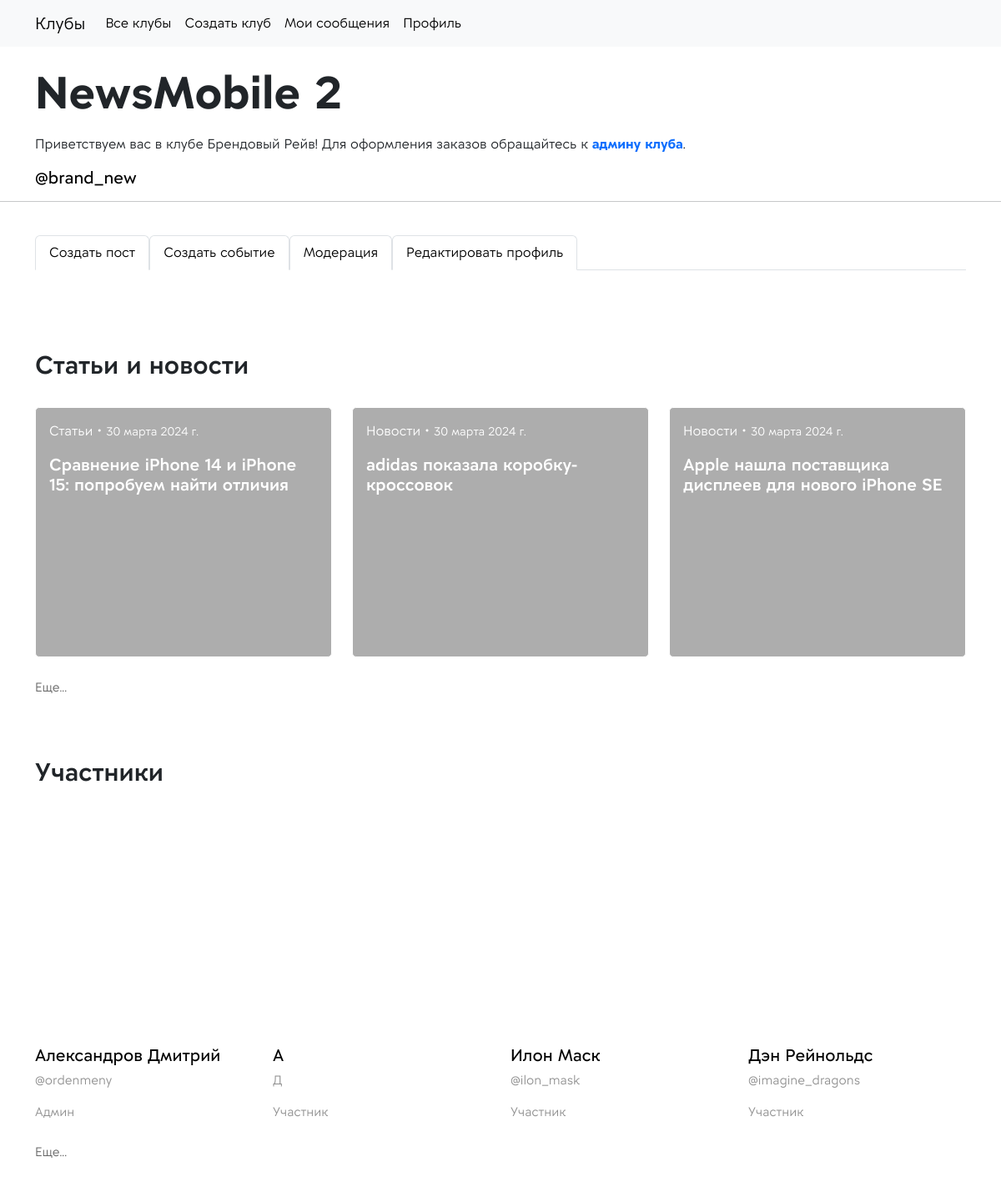
Screenshot of /brendovyij-rejv/profile-club/ (signed in) with the database file from the repository.
### app_clubs/models.py (models this page shows)
class BaseModel(models.Model):
    format_choices = [
        ("Онлайн", "Онлайн"),
        ("Офлайн", "Офлайн"),
    ]
    title = models.CharField(max_length=128, verbose_name='Заголовок')
    slug = models.SlugField(max_length=128, db_index=True, null=False, blank=True, unique=True)
    club = models.ForeignKey("Club", on_delete=models.SET_NULL, null=True, blank=True)
    def __str__(self):
        return self.title
    class Meta:
        abstract = True

class Club(BaseModel):
    club = None
    title = models.CharField(max_length=128, verbose_name='Название')
    admins = models.ManyToManyField(get_user_model(), related_name='clubsadmins')
    not_approved = models.ManyToManyField(get_user_model(), related_name='notapproved', null=True, blank=True)
    description = models.TextField(blank=True, null=True, verbose_name='Информация о клубе')
    short_desc = CKEditor5Field(blank=True, null=True, verbose_name="Доп.информация о клубе", config_name='extends')
    moderate = models.BooleanField(default=False, verbose_name='Модерировать')
    image = models.FileField(upload_to='uploads/%Y/%m/%d/', default=None, null=True, blank=True,
                             verbose_name='Изображение')
    tg = models.CharField(max_length=256, null=True, blank=True, verbose_name='Телеграм')
    cat = models.CharField(max_length=64, choices=cats, verbose_name='Направления', null=True)
    class Meta:
        verbose_name_plural = 'Клубы'

class ModelPost(BaseModel):
    type_content_choices = [
        ('news', 'Новости'),
        ('article', 'Статьи'),
    ]
    text = CKEditor5Field(blank=True, null=True, verbose_name="Текст", config_name='extends')
    image = models.FileField(upload_to='uploads/posts/', default=None, null=True, blank=True,
                             verbose_name='Изображение')
    datetime = models.DateField(blank=True, null=True, default=datetime.date.today)
    type_content = models.CharField(max_length=32, choices=type_content_choices, verbose_name='Тип поста', null=True, blank=True)
    author = models.ForeignKey(get_user_model(), on_delete=models.SET_NULL, null=True, blank=True)
    class Meta:
        verbose_name_plural = 'Посты'
        ordering = ['-datetime']

### users/models.py (models this page shows)
class User(AbstractUser):
    fio = models.CharField(max_length=64, verbose_name='ФИО', null=True, blank=False)
    clubs = models.ManyToManyField("app_clubs.Club", related_name='members_clubs')
    image = models.FileField(upload_to='uploads/users/%Y/%m/%d/', default='uploads/users/user_no_photo.jpg', null=True, blank=True, verbose_name='Аватарка',)
    tg = models.CharField(max_length=128, verbose_name="Имя пользователя в телеграм", null=True, blank=True)
    desc = models.TextField(null=True, verbose_name='Описание о себе', blank=True)

### app_clubs/views.py (the view)
# urls.py: path('<slug:club_slug>/profile-club/', views.ProfileClub.as_view(), name='profile_club'),
class ProfileClub(RequiredClubMember, TemplateView):
    template_name = 'app_clubs/profile_club.html'
    def get_context_data(self, **kwargs):
        context = super().get_context_data(**kwargs)
        context['current_club'] = self.request.current_club
        context['events'] = EventModel.objects.filter(club=self.request.current_club)
        context['posts'] = ModelPost.objects.filter(club=self.request.current_club)
        context['members'] = get_user_model().objects.filter(clubs=self.request.current_club)
        return context

### app_clubs/context_processors.py (called while the page is built)
def context_navbar(request, navbar=navbar):
    if request.user.is_authenticated:
        navbar = navbar[0:-2]
        navbar.append({'selected': 'profile_user', 'name': 'Профиль', 'url': reverse_lazy('app_clubs:profile_user')})
    else:
        navbar = navbar[-2:]
    return {'logo': 'Клубы', 'main_page_url': reverse_lazy('app_clubs:home_page'), 'menu_navbar': navbar}

### app_clubs/templatetags/club_filters.py (called while the page is built)
@register.filter
def list_content(lst, param):
    if param == "None":
        return lst
    by, size = map(int, param.split(':'))
    if len(lst) < by:
        return lst
    return lst[0:len(lst) // by * by][:size]

@register.filter
def tg_club(href):
    if 'https://t.me/' in href:
        href = href.replace('https://t.me/', '@')
    return href

### app_clubs/utils.py (called while the page is built)
    def dispatch(self, request, *args, **kwargs):
        if not request.user.is_authenticated:
            return redirect(reverse_lazy('app_clubs:page_error', kwargs={'type_error': '403'}))
        current_user = request.user
        current_club = Club.objects.get(slug=self.kwargs['club_slug'])
        if not (current_club in current_user.clubs.all()):
            return redirect(reverse_lazy('app_clubs:page_error', kwargs={'type_error': '403'}))
        request.current_club = current_club
        if self.for_admin:
            if request.user not in current_club.admins.all():
                return redirect(reverse_lazy('app_clubs:page_error', kwargs={'type_error': '403'}))
        return super().dispatch(request, *args, **kwargs)

### app_clubs/templates/app_clubs/profile_club.html (shortened to what this page needs)
{% extends 'app_clubs/base/base.html' %}
{% load club_tags %}
{% load static %}
{% load club_filters %}
{% block content %}
<div class="container"><br>
    <h1 class="" style="font-size: 54px; font-weight: bold">{{ current_club }}</h1>
    {% if current_club.short_desc %}
    <p style="font-size: 20px">{{ current_club.short_desc|safe }}</p>
    {% endif %}
{% if current_club.tg %}
    <h5><a href="{{ current_club.tg }}" style="color: black;" target="_blank">{{current_club.tg|tg_club }}</a></h5>
{% endif %}
</div>
<hr>
{% if request.user in current_club.admins.all %}
<br>
<div class="container">
<ul class="nav nav-tabs">
  <li class="nav-item">
    <a class="nav-link active" aria-current="page"
       href="{% url 'app_clubs:create_post' club_slug=current_club.slug %}">Создать пост</a>
  </li>
  <li class="nav-item">
    <a class="nav-link active" aria-current="page"
       href="{% url 'app_clubs:create_event' club_slug=current_club.slug %}">Создать событие</a>
  </li>
  <li class="nav-item">
    <a class="nav-link active" aria-current="page"
       href="{% url 'app_clubs:approve_members' club_slug=current_club.slug %}">Модерация</a>
  </li>
  <li class="nav-item">
    <a class="nav-link active" aria-current="page"
       href="{% url 'app_clubs:edit_club_profile' club_slug=current_club.slug %}">Редактировать профиль</a>
  </li>
</ul>
</div>
    <br>
{% endif %}
<br>
<br>
<br>
{% include 'app_clubs/base/base_show_posts.html' with param='3:6' %}
<br><br><br>
{% include 'app_clubs/base/base_show_members.html' with param="4:4" %}
<br><br><br>
{% endblock %}

### app_clubs/templates/app_clubs/base/base_show_posts.html
{% load static %}
{% load club_filters %}
<div class="container">
    <h2 class="title-weight-section">Статьи и новости</h2><br>
    <div class="row row-cols-1 row-cols-md-3 g-4">
        {% for post in posts|list_content:param %}
            <div class="col">
                <div class="card h-100" style="border: none">
                    {% if post.image %}
                        <div class="img-post-list"
                             style="background-image: url({{ post.image.url }});">
                        </div>
                    {% else %}
                        <div class="img-post-list"
                             style="background-image: url({% static 'users/images/back_page_login.png' %});">
                        </div>
                    {% endif %}
                    <div class="card-img-overlay block-post-list">
                        <div>
                            <p class="card-text" style="color:white">{{ post.get_type_content_display  }}<i class="bi bi-dot"></i><small>{{ post.datetime }}</small></p>
                            <a href="{% url 'app_clubs:detail_post' club_slug=current_club.slug post_slug=post.slug %}" class="text-decoration-none">
                                <h5 class="card-title" style="color: white; font-weight: 600">{{ post.title }}</h5>
                            </a>
                        </div>
                    </div>
                </div>
            </div>
        {% endfor %}
    </div>
    <br>
    <a href="{% url 'app_clubs:show_content' club_slug=current_club.slug content='posts' %}" class="more">Еще...</a>
</div>

### app_clubs/templates/app_clubs/base/base_show_members.html (shortened to what this page needs)
{% load static %}
{% load club_filters %}
<div class="container">
    <h1 class="title-weight-section">Участники</h1><br>
    <div class="row gy-5">
        {% for member in members|list_content:param %}
            <div class="col-12 col-md-6 col-lg-3">
                {% if member.image %}
                    <div class="mb-4 img-post-list"
                         style="background-image: url({{ member.image.url }}); border-radius: 25px; height: 250px">
                {% endif %}
                </div>
                <div class="mb-4">
                    <p class="mb-1"><a href="{% url 'app_clubs:profile_user_club' club_slug=current_club.slug pk=member.pk %}" class="text-decoration-none"
                                       style="color: black; font-weight: 500; font-size: 20px">{{ member.fio }}</a>
                    </p>
                    <p style="color: rgba(0,0,0,0.44); font-size: 15px">{{ member.tg }}</p>
                    {% if member in current_club.admins.all %}
                        <span class="fs-6">
                        <p style="color: rgba(0,0,0,0.44); font-size: 15px">Админ</p>
                    </span>
                    {% else %}
                        <span>
                        <p style="color: rgba(0,0,0,0.44); font-size: 15px">Участник</p>
                        </span>
                    {% endif %}
                </div>
            </div>
        {% endfor %}
    </div>
    <a href="{% url 'app_clubs:show_content' club_slug=current_club.slug content='members' %}" class="more">Еще...</a>
</div>

### app_clubs/static/app_clubs/styles/main.css (style rules this page uses)
.title-weight-section { font-weight: 600; font-size: 30px; }
.more { color: rgba(0, 0, 0, 0.6); font-size: 15px; text-decoration: none; }

### app_clubs/templates/app_clubs/profile_club.html (style rules this page uses)
.img-post-list { height: 300px; background-size: cover; border: 1px solid white; border-radius: 4px; }
.block-post-list { background-color: rgba(0, 0, 0, 0.32) !important; border: 1px solid white; }
a { text-decoration:none; }

### rows the page displays
Club: title "NewsMobile 2", short_desc "Приветствуем вас в клубе Брендовый Рейв! Для оформления заказов обращайтесь к админу клуба .", tg|tg_club "@brand_new"
ModelPost: type_content "Статьи", datetime "30 марта 2024 г.", title "Сравнение iPhone 14 и iPhone 15: попробуем найти отличия"
ModelPost: type_content "Новости", datetime "30 марта 2024 г.", title "adidas показала коробку-кроссовок"
ModelPost: type_content "Новости", datetime "30 марта 2024 г.", title "Apple нашла поставщика дисплеев для нового iPhone SE"
User: fio "Александров Дмитрий", tg "@ordenmeny", shows "Админ"
User: fio "А", tg "Д", shows "Участник"
User: fio "Илон Маск", tg "@ilon_mask", shows "Участник"
User: fio "Дэн Рейнольдс", tg "@imagine_dragons", shows "Участник"

### other values shown
{{ logo }} "Клубы"
{{ item.name }} "Все клубы" "Создать клуб" "Мои сообщения" "Профиль"
